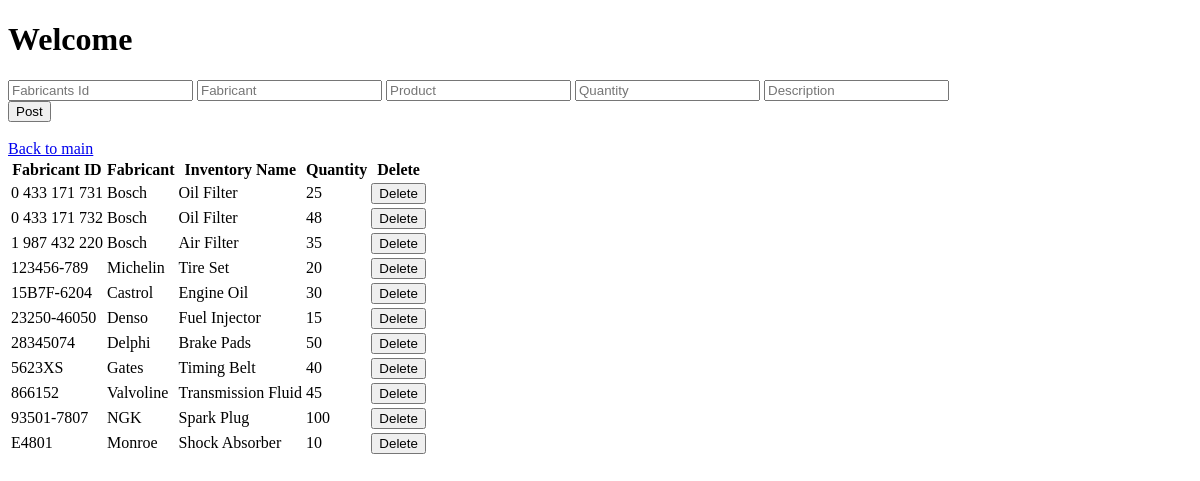
Before: /inventory with the older database file.
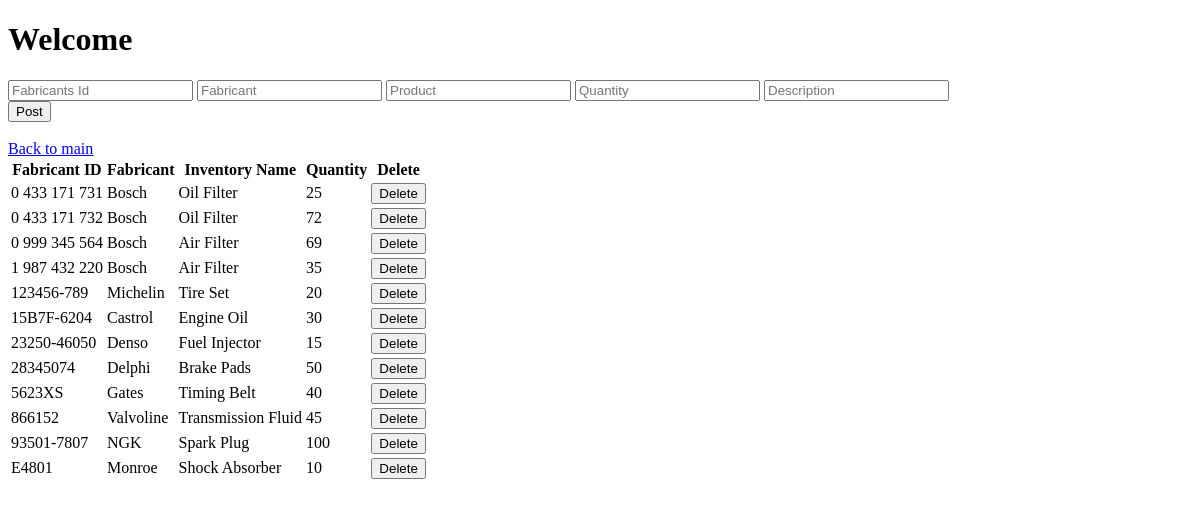
After: the same page with the newer database file.
### models.py (models this page shows, shortened)
class Inventory(db.Model):
    __tablename__ = "Inventory"
    SSR_id = db.Column(db.Integer,primary_key=True,autoincrement=True, nullable = False)
    fab_Inventory_id = db.Column(db.Text,nullable = False)
    fabricant = db.Column(db.Text,nullable = False)
    fab_Inventory_name = db.Column(db.Text,nullable = False)
    qunt = db.Column(db.Integer,nullable = False)
    desc = db.Column(db.Text,nullable = False)

### routes.py (the view, shortened to what this page needs)
    @app.route("/inventory", methods=["GET", "POST"])
    def inventory():
        if request.method == "GET":
            inventory = (
            db.session.query(
            Inventory.fab_Inventory_id,
            Inventory.fabricant,
            Inventory.SSR_id,
            Inventory.fab_Inventory_name,
            func.sum(Inventory.qunt).label('qunt')
            ).group_by(Inventory.fab_Inventory_id).all())
            return render_template("inventoryHomepage.jinja", inventory = inventory)

### templates/inventoryHomepage.jinja (shortened to what this page needs)
{% extends "base.html" %}
{% block content %}
<h1>Welcome</h1>
<form method="post" action="{{url_for('inventory')}}" enctype="multipart/form-data" >
<input type="text" name="fab_Inventory_id" placeholder="Fabricants Id" required="required">
<input type="text" name="fabricant" placeholder="Fabricant" required="required">
<input type="text" name="fab_Inventory_name" placeholder="Product" required="required">
<input type="number" name="qunt" placeholder="Quantity" required="required">
<input type="text" name="desc" placeholder="Description" required="required">
<br><input type="submit" value="Post">
</form>
<br> <a href="{{url_for('index')}}"> Back to main</a>
<table>
        <thead>
            <tr>
                <th>Fabricant ID</th>
                <th>Fabricant</th>
                <th>Inventory Name</th>
                <th>Quantity</th>
                <th>Delete</th>
            </tr>
        </thead>
        <tbody>
            {% for inv in inventory %}
            <tr>
                <td>{{ inv.fab_Inventory_id }}</td>
                <td>{{ inv.fabricant }}</td>
                <td>{{ inv.fab_Inventory_name }}</td>
                <td>{{ inv.qunt }}</td>
                <td><button onclick="deleteOrder({{inv.SSR_id}})">Delete</button> </td>
            </tr>
            {% endfor %}
        </tbody>
    </table>
{% endblock content %}

### templates/base.html (shortened to what this page needs)
<!DOCTYPE html>
<html lang="en">
<head>
</head>
<body>
    {% block content %}{% endblock %}
</body>
</html>

Changed rows visible on the page:
computed for Inventory (number 2 of 12 on the later page): qunt "48" → "72"
added Inventory: fab_Inventory_id "0 999 345 564", fabricant "Bosch", fab_Inventory_name "Air Filter", qunt "69"
